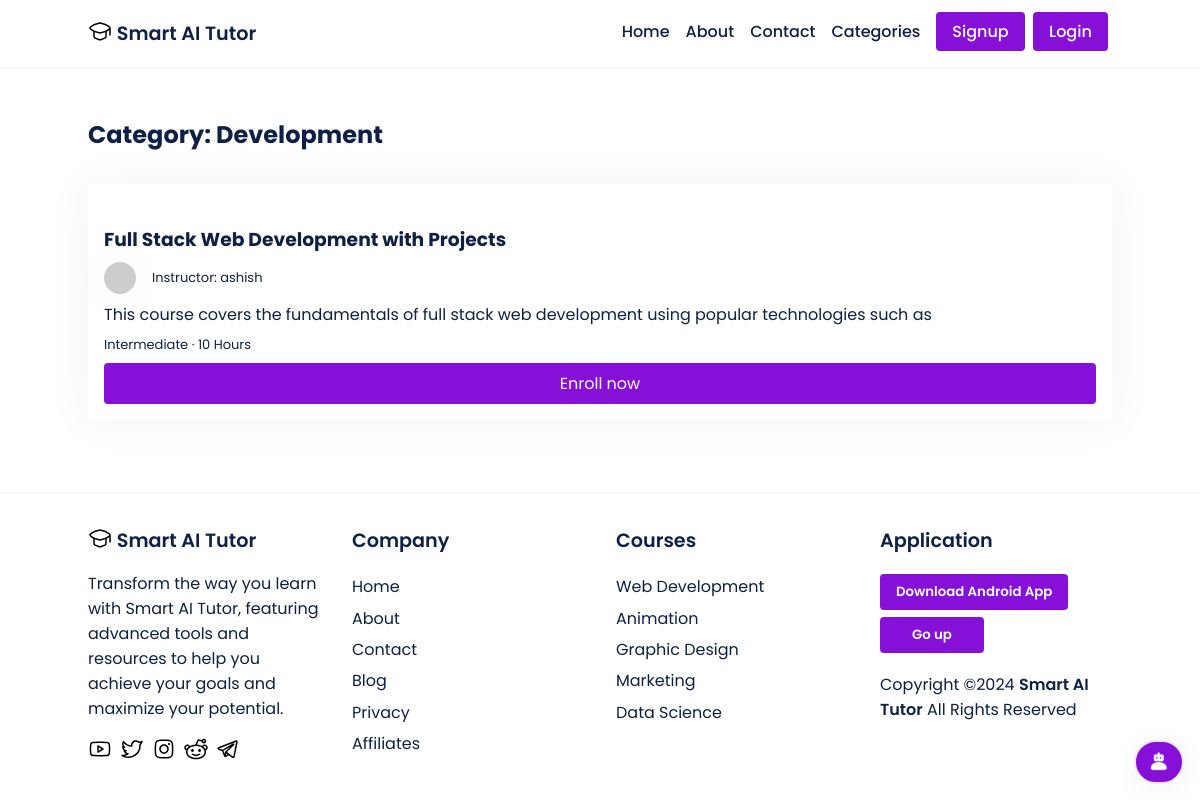
The page /courses/Development/ on the database its author committed.
### main/models.py (models this page shows, shortened)
class Course(models.Model):
    LEVEL_CHOICES = [
        ('Beginner', 'Beginner'),
        ('Intermediate', 'Intermediate'),
        ('Advanced', 'Advanced')
    ]
    id = models.AutoField(primary_key=True)
    title = models.CharField(max_length=255)
    slug = models.SlugField(unique=True)
    description = models.TextField()
    thumbnail = CloudinaryField('thumbnail')
    featured_video = CloudinaryField('featured_video')
    instructor = models.ForeignKey(User, on_delete=models.CASCADE, related_name='courses', default=None)
    created_at = models.DateTimeField(auto_now_add=True)
    updated_at = models.DateTimeField(auto_now=True)
    level = models.CharField(max_length=20, choices=LEVEL_CHOICES, default='Beginner')
    duration = models.CharField(max_length=10, default='0')
    category = models.CharField(max_length=255, default="uncategorized")
    price = models.DecimalField(max_digits=8, decimal_places=2, default=0.00)
    discount = models.DecimalField(max_digits=5, decimal_places=2, default=0.00)
    requirements = models.TextField(help_text='Enter the requirements for the course, separated by a comma.', default='')
    content = models.TextField(help_text='Enter the course content, separated by a comma.', default='')
    lesson_title = models.CharField(max_length=255, default='Lesson')
    lesson_video = CloudinaryField('lesson_video', null=True)
    students = models.ManyToManyField(User, related_name='enrolled_courses', blank=True)

### main/views.py (the view)
# urls.py: path('courses/<str:category>/', views.category, name='category'),
def category(request, category):
    courses = Course.objects.filter(category__iexact=category)
    context = {
        'category': category,
        'courses': courses
    }
    return render(request, 'category.html', context)

### templates/category.html (shortened to what this page needs)
{% extends 'base.html' %}
{% block content %}
<section>
  <div class="container">
    <h1 style='font-size: 1.5rem;'>Category: {{ category }}</h1>
      {% if courses %}
      <div class="courses">
        {% for course in courses %}
<div class="course">
<div class="course-thumbnail">
</div>
<div class="course-details">
    <a href="{% url 'course_details' instructor=course.instructor slug=course.slug %}"><h3>{{ course.title|slice:":80" }}</h3></a>
    <p style="display: inline-flex; column-gap: 1rem; justify-content: center; align-items: center;" class="instructor">
        <img class="instructor-img" src="https://api.dicebear.com/5.x/shapes/svg?seed={{ course.instructor }}">
        Instructor: {{ course.instructor }}
    </p>
    <p class="course-desc">{{ course.description|slice:":100" }}</p>
    <p class="course-lvl-time">
        {{ course.level }} &middot; {{ course.duration }} Hours
    </p>
    <a href="{% url 'course_details' instructor=course.instructor slug=course.slug %}" class="btn enroll-btn">Enroll now</a>
</div>
</div>
{% endfor %}
      {% else %}
        <div class="col-md-12">
          <p style='margin: 2rem 0;'>No courses found in this category.</p>
        </div>
      {% endif %}
    </div>
  </div>
</section>
{% endblock %}

### static/css/style.css (style rules this page uses)
* { font-family: 'Poppins'; margin: 0; padding: 0; box-sizing: border-box; scroll-behavior: smooth; scroll-padding-top: 2rem; }
body { color: #0e2045; background: #fff; display: flex; flex-direction: column; min-height: 100vh; }
img { width: 100%; }
section { padding: 3rem 0 2rem; }
a { text-decoration: none; color: #0e2045; }
.btn { background-color: #8710d8; border-radius: 4px; padding: .5rem 1rem; border: none; color: #fff; transition: transform .2s ease-in-out; }
.container { max-width: 1024px; margin: auto; width: 100%; }
.courses { display: grid; grid-template-columns: repeat(auto-fit, minmax(calc(33.33% - 2rem), 1fr)); grid-gap: 2rem; padding: 2rem 0; }
.course { background-color: #fff; color: #0e2045; box-shadow: 0 0 50px rgba(0, 0, 0, 0.05); border-radius: 4px; position: relative; }
.course img { max-width: 100%; padding: 0; border-top-right-radius: 4px; border-top-left-radius: 4px; }
.course-details { padding: 1rem; }
.course-details .instructor-img { height: 2rem; width: 2rem; border-radius: 50%; box-shadow: 0 0 50px rgba(0, 0, 0, 0.05); }
.course-details .instructor, .course-details .course-lvl-time { margin: .5rem 0; font-size: small; }
.course-details .enroll-btn { display: block; width: 100%; text-align: center; }

### rows shown on the page
Course: category "Development", title "Full Stack Web Development with Projects", instructor "ashish", description "This course covers the fundamentals of full stack web development using popular technologies such as", level "Intermediate", duration "10"
